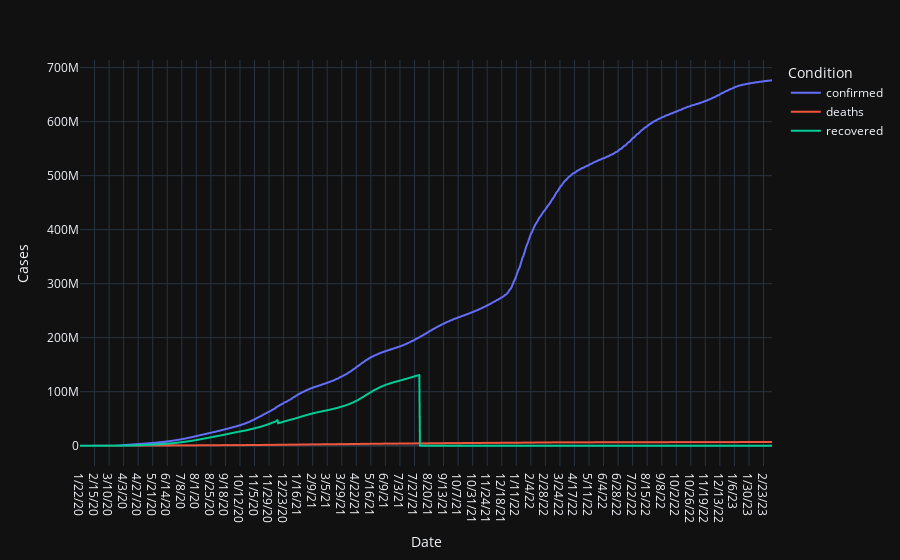

The cell this chart's notebook holds for it:
### Code cell
import plotly.express as px
from data import make_global_df

df = make_global_df()

df

fig = px.line(df, x="date", y=["confirmed","deaths","recovered"], 
    labels={
        "value":"Cases", 
        "variable":"Condition", 
        "date":"Date",
    },
    template="plotly_dark",
    hover_data={
        "value":":,",
        "date":False,
    }
)

fig

### Figure 1 — Plotly figure (JSON) as saved in the notebook; plotly's stock layout.template omitted (floating-point values rounded to 4 significant figures; data arrays with more than 128 entries replaced by an {"elided": "..."} marker saying what was removed)
{"data": [{"hovertemplate": "Condition=confirmed<br>Cases=%{y:,}<extra></extra>", "legendgroup": "confirmed", "line": {"color": "#636efa", "dash": "solid"}, "marker": {"symbol": "circle"}, "mode": "lines", "name": "confirmed", "showlegend": true, "type": "scattergl", "x": {"elided": "1143 str values"}, "xaxis": "x", "y": {"elided": "1143 int values"}, "yaxis": "y"}, {"hovertemplate": "Condition=deaths<br>Cases=%{y:,}<extra></extra>", "legendgroup": "deaths", "line": {"color": "#EF553B", "dash": "solid"}, "marker": {"symbol": "circle"}, "mode": "lines", "name": "deaths", "showlegend": true, "type": "scattergl", "x": {"elided": "1143 str values"}, "xaxis": "x", "y": {"elided": "1143 int values"}, "yaxis": "y"}, {"hovertemplate": "Condition=recovered<br>Cases=%{y:,}<extra></extra>", "legendgroup": "recovered", "line": {"color": "#00cc96", "dash": "solid"}, "marker": {"symbol": "circle"}, "mode": "lines", "name": "recovered", "showlegend": true, "type": "scattergl", "x": {"elided": "1143 str values"}, "xaxis": "x", "y": {"elided": "1143 int values"}, "yaxis": "y"}], "layout": {"legend": {"title": {"text": "Condition"}, "tracegroupgap": 0}, "margin": {"t": 60}, "xaxis": {"anchor": "y", "domain": [0, 1], "title": {"text": "Date"}}, "yaxis": {"anchor": "x", "domain": [0, 1], "title": {"text": "Cases"}}}}
